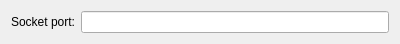
<?xml version="1.0" encoding="UTF-8"?>
<ui version="4.0">
 <class>TCPDataSourceConfigWidget</class>
 <widget class="QWidget" name="TCPDataSourceConfigWidget">
  <property name="geometry">
   <rect>
    <x>0</x>
    <y>0</y>
    <width>400</width>
    <height>44</height>
   </rect>
  </property>
  <property name="windowTitle">
   <string>TCP Data Source Configuration</string>
  </property>
  <layout class="QFormLayout" name="formLayout">
   <item row="0" column="0">
    <widget class="QLabel" name="label">
     <property name="text">
      <string>Socket port:</string>
     </property>
    </widget>
   </item>
   <item row="0" column="1">
    <widget class="QLineEdit" name="socketPortTextField"/>
   </item>
  </layout>
 </widget>
 <resources/>
 <connections/>
</ui>
